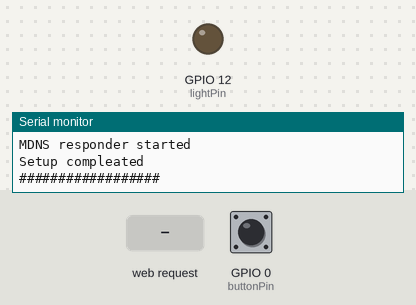
Simulated run of this sketch. Board: ESP8266 (Wemos D1 mini). Parts: output pins drawn as LEDs (lit = HIGH), the last lines printed to the serial monitor. Inputs (shaded band) come from the test bench; at power-on: GPIO 0 (buttonPin) HIGH. WiFi joins after 1.5 s; servers stay silent unless stated.

Above: at 2.8 s.
2.9 s: GPIO 0 (buttonPin) pulled LOW for 0.15 s
At 2.97 s:
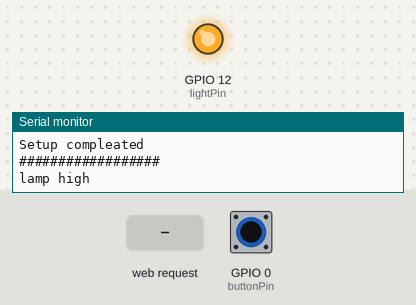
4.5 s: HTTP request GET /lux?lux=1 received
At 5.7 s:
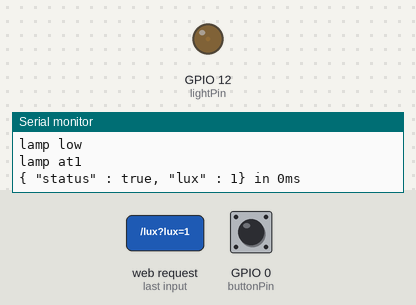
6.0 s: HTTP request GET /toggle received
At 6.8 s:
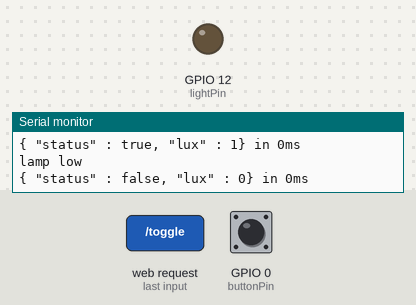
7.5 s: HTTP request GET /toggle?lux=1 received
At 7.9 s:
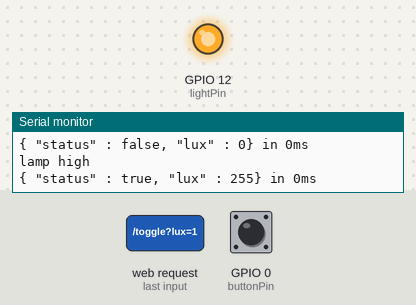
9.0 s: HTTP request GET /lux received
At 10.3 s:
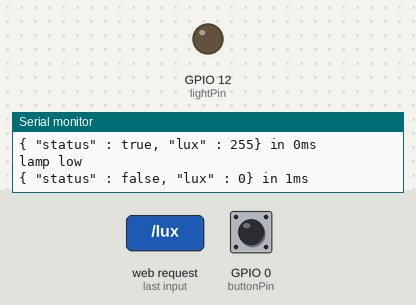
Timing chart, 0 to 11.5 s (numbered marks = the images above; inputs shaded):
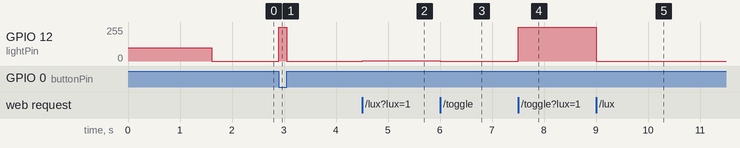

The sketch:

desk_lamp.ino
```cpp
//-----------Library-----------
#include <ESP8266WiFi.h>
#include <WiFiClient.h>
#include <ESP8266WebServer.h>
#include <ESP8266mDNS.h>
#include <math.h>
//-----------Wifi Server----------------
WiFiClient client;
ESP8266WebServer server(80);
const char* ssid = "TP-LINK";
const char* wifiPass = "123clienti";
IPAddress ip(192,168,1,225);       //static IP adress of device
IPAddress gateway(192,168,1,1);   //gateway
IPAddress subnet(255,255,255,0);  //network mask

//-----------LED Settings-----------
uint8_t buttonPin = 0;
uint8_t lightPin = 12;
bool lamp_status = false;
uint8_t buttonStatus;
uint16_t lux = 0;

unsigned long timer = 0;

void setup(){
  Serial.begin(115200);
  pinMode(buttonPin, INPUT_PULLUP);
  pinMode(lightPin, OUTPUT);
  analogWrite(lightPin, 100);
  delay(100);
  buttonStatus = digitalRead(buttonPin);
  //attachInterrupt(digitalPinToInterrupt(buttonPin), toggle, CHANGE);
  setupWifi();    //setting up and connecting to wifi

  digitalWrite(lightPin, LOW);
  Serial.println(F("Setup compleated\n##################"));
}

void loop(){
  server.handleClient();
  if ((millis() - timer) > 5000){
    timer = millis();
    MDNS.update();
  }
  if (digitalRead(buttonPin) != buttonStatus){
    buttonStatus = digitalRead(buttonPin);
    toggleButton();
    delay(100);
  }
}

void toggleButton(){
  if (lamp_status && lux > 250){
    setLamp(0);
  } else {
    setLamp(255);
  }
}

void handleRoot(){ //handle / as status
  handleStatus();
}

void handleStatus(){ //responding with current status
  unsigned int start_time = millis();
  String val = (lamp_status)? "true" : "false";
  String s = "{ \"status\" : "+val+", \"lux\" : "+lux+"}";
  server.send(200, "application/json", s); //sending server response

  Serial.print(s); Serial.print(" in ");
  Serial.print(millis() - start_time); Serial.println("ms");
}

void handleLed(){
  toggle();
  handleStatus();
}

void handleButton(){
  server.send(200, "text/plain", String(digitalRead(buttonPin)));
}

void handleLux(){
  setLamp(server.arg("lux").toInt());
  handleStatus();
}

void toggle(){
  if (lamp_status) {
    setLamp(0);
  } else {
    setLamp(255);
  }
}

void setLamp(int val){
  if (val > 249){
    lamp_status = true;
    lux = 255;
    digitalWrite(lightPin, HIGH);
    Serial.println("lamp high");
  } else if ( val < 1){
    lux = 0;
    lamp_status = false;
    digitalWrite(lightPin, LOW);
    Serial.println("lamp low");
  } else {
    lux = val;
    analogWrite(lightPin, lux);
    lamp_status = true;
    Serial.print("lamp at");
    Serial.println(lux);
  }
}

void setupWifi(){
  Serial.print(F("Connecting to "));
  Serial.println(ssid);
  //WiFi.hostname(F("wemos"));
  WiFi.config(ip, gateway, subnet); //static configuration
  WiFi.begin(ssid, wifiPass);   //connecting to wifi
  WiFi.mode(WIFI_STA);

  while (WiFi.status() != WL_CONNECTED){  //wait wifi for connect
    Serial.print(".");
    delay(100);
  }
  Serial.println(F("\nWiFi connected"));

  Serial.println(F("Server started"));
  Serial.print(F("Local IP adress: "));
  Serial.println(WiFi.localIP());
  Serial.println(ip);
  Serial.println("");

  if (MDNS.begin("lamp")){  //MDNS started
    Serial.println(F("MDNS responder started"));
  } else {
    Serial.println(F("Error setting up MDNS responder!"));
  }

  server.on("/", handleRoot);  //handle routes
  server.on("/toggle", handleLed);
  server.on("/status", handleStatus);
  server.on("/lux", handleLux);
  server.on("/button", handleButton);
  //server.onNotFound(handleNotFound);

  server.begin();   //starting server on ESP8266
  MDNS.addService("http", "tcp", 80); //MDNS service
}
```

Measured:
- after the input at 2.9 s, GPIO 12 (lightPin): 0/255 → 255/255 at once, → 0/255 0.15 s later
- after the input at 4.5 s, GPIO 12 (lightPin): 0/255 → 1/255 at once
- after the input at 6.0 s, GPIO 12 (lightPin): 1/255 → 0/255 at once
- after the input at 7.5 s, GPIO 12 (lightPin): 0/255 → 255/255 at once
- after the input at 9.0 s, GPIO 12 (lightPin): 255/255 → 0/255 at once
